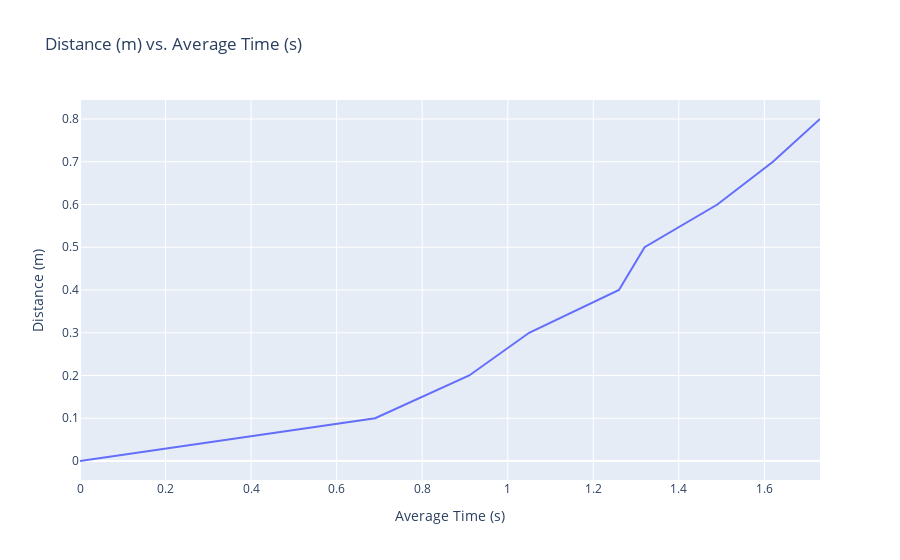

Here is the notebook cell this chart was saved with:
### Code cell
x = [0.0, 0.69, 0.91, 1.05, 1.26, 1.32, 1.49, 1.62, 1.73]
y = [0.0, 0.1, 0.2, 0.3, 0.4, 0.5, 0.6, 0.7, 0.8]
fig = px.line(
    x=x, 
    y=y, 
    title='Distance (m) vs. Average Time (s)', 
    labels={'x': 'Average Time (s)', 'y': 'Distance (m)'}
)
fig.show()

### Figure 1 — Plotly figure (JSON) as saved in the notebook; plotly's stock layout.template omitted (floating-point values rounded to 4 significant figures)
{"data": [{"hovertemplate": "Average Time (s)=%{x}<br>Distance (m)=%{y}<extra></extra>", "legendgroup": "", "line": {"color": "#636efa", "dash": "solid"}, "marker": {"symbol": "circle"}, "mode": "lines", "name": "", "orientation": "v", "showlegend": false, "type": "scatter", "x": [0, 0.69, 0.91, 1.05, 1.26, 1.32, 1.49, 1.62, 1.73], "xaxis": "x", "y": [0, 0.1, 0.2, 0.3, 0.4, 0.5, 0.6, 0.7, 0.8], "yaxis": "y"}], "layout": {"legend": {"tracegroupgap": 0}, "title": {"text": "Distance (m) vs. Average Time (s)"}, "xaxis": {"anchor": "y", "domain": [0, 1], "title": {"text": "Average Time (s)"}}, "yaxis": {"anchor": "x", "domain": [0, 1], "title": {"text": "Distance (m)"}}}}
